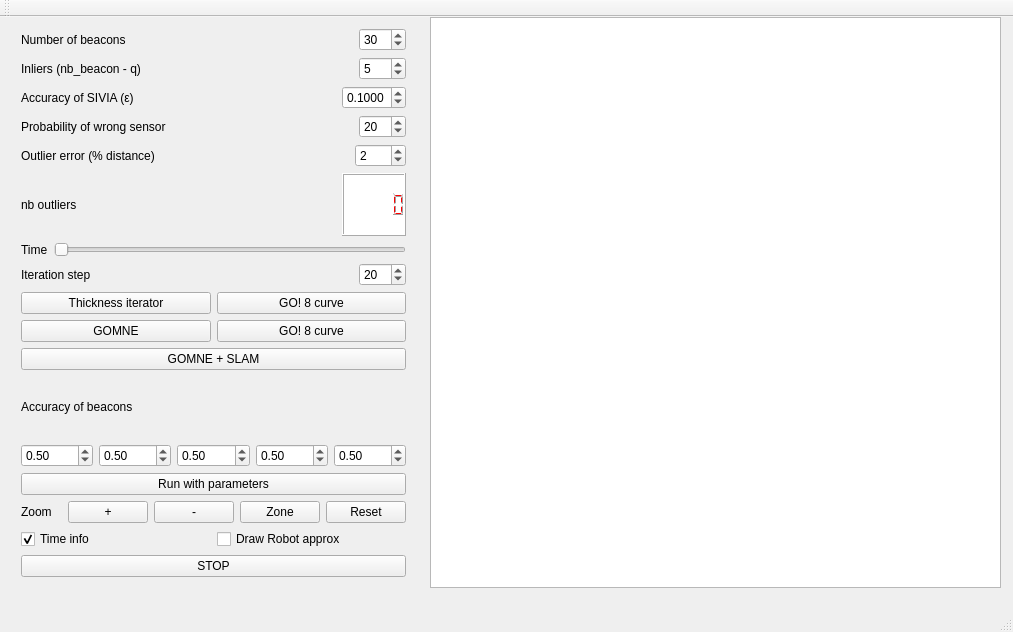
<?xml version="1.0" encoding="UTF-8"?>
<ui version="4.0">
 <class>MainWindow</class>
 <widget class="QMainWindow" name="MainWindow">
  <property name="geometry">
   <rect>
    <x>0</x>
    <y>0</y>
    <width>1013</width>
    <height>632</height>
   </rect>
  </property>
  <property name="windowTitle">
   <string>MainWindow</string>
  </property>
  <widget class="QWidget" name="centralWidget">
   <widget class="QWidget" name="verticalLayoutWidget">
    <property name="geometry">
     <rect>
      <x>10</x>
      <y>0</y>
      <width>407</width>
      <height>571</height>
     </rect>
    </property>
    <layout class="QVBoxLayout" name="verticalLayout">
     <property name="spacing">
      <number>6</number>
     </property>
     <item>
      <layout class="QHBoxLayout" name="horizontalLayout_2">
       <item>
        <widget class="QLabel" name="label_Epsilon_7">
         <property name="text">
          <string>Number of beacons</string>
         </property>
        </widget>
       </item>
       <item>
        <spacer name="horizontalSpacer_4">
         <property name="orientation">
          <enum>Qt::Horizontal</enum>
         </property>
         <property name="sizeHint" stdset="0">
          <size>
           <width>40</width>
           <height>20</height>
          </size>
         </property>
        </spacer>
       </item>
       <item>
        <widget class="QSpinBox" name="BeaconSpinBox">
         <property name="minimum">
          <number>2</number>
         </property>
         <property name="maximum">
          <number>100</number>
         </property>
         <property name="value">
          <number>30</number>
         </property>
        </widget>
       </item>
      </layout>
     </item>
     <item>
      <layout class="QHBoxLayout" name="horizontalLayout_5">
       <item>
        <widget class="QLabel" name="label_Epsilon_2">
         <property name="text">
          <string>Inliers (nb_beacon - q)</string>
         </property>
        </widget>
       </item>
       <item>
        <spacer name="horizontalSpacer">
         <property name="orientation">
          <enum>Qt::Horizontal</enum>
         </property>
         <property name="sizeHint" stdset="0">
          <size>
           <width>40</width>
           <height>20</height>
          </size>
         </property>
        </spacer>
       </item>
       <item>
        <widget class="QSpinBox" name="InterSpinBox">
         <property name="minimum">
          <number>1</number>
         </property>
         <property name="maximum">
          <number>100</number>
         </property>
         <property name="value">
          <number>5</number>
         </property>
        </widget>
       </item>
      </layout>
     </item>
     <item>
      <layout class="QHBoxLayout" name="horizontalLayout_6">
       <item>
        <widget class="QLabel" name="label_Epsilon">
         <property name="text">
          <string>Accuracy of SIVIA (ε)</string>
         </property>
        </widget>
       </item>
       <item>
        <spacer name="horizontalSpacer_2">
         <property name="orientation">
          <enum>Qt::Horizontal</enum>
         </property>
         <property name="sizeHint" stdset="0">
          <size>
           <width>40</width>
           <height>20</height>
          </size>
         </property>
        </spacer>
       </item>
       <item>
        <widget class="QDoubleSpinBox" name="EpsilonSpinBox">
         <property name="locale">
          <locale language="English" country="UnitedStates"/>
         </property>
         <property name="decimals">
          <number>4</number>
         </property>
         <property name="minimum">
          <double>0.010000000000000</double>
         </property>
         <property name="maximum">
          <double>1.000000000000000</double>
         </property>
         <property name="singleStep">
          <double>0.010000000000000</double>
         </property>
         <property name="value">
          <double>0.100000000000000</double>
         </property>
        </widget>
       </item>
      </layout>
     </item>
     <item>
      <layout class="QHBoxLayout" name="horizontalLayout_11">
       <item>
        <widget class="QLabel" name="label_Epsilon_9">
         <property name="text">
          <string>Probability of wrong sensor</string>
         </property>
        </widget>
       </item>
       <item>
        <spacer name="horizontalSpacer_6">
         <property name="orientation">
          <enum>Qt::Horizontal</enum>
         </property>
         <property name="sizeHint" stdset="0">
          <size>
           <width>40</width>
           <height>20</height>
          </size>
         </property>
        </spacer>
       </item>
       <item>
        <widget class="QDoubleSpinBox" name="probsensorisfalseSpinBox">
         <property name="locale">
          <locale language="English" country="UnitedStates"/>
         </property>
         <property name="decimals">
          <number>0</number>
         </property>
         <property name="minimum">
          <double>0.000000000000000</double>
         </property>
         <property name="maximum">
          <double>100.000000000000000</double>
         </property>
         <property name="singleStep">
          <double>1.000000000000000</double>
         </property>
         <property name="value">
          <double>20.000000000000000</double>
         </property>
        </widget>
       </item>
      </layout>
     </item>
     <item>
      <layout class="QHBoxLayout" name="horizontalLayout_10">
       <item>
        <widget class="QLabel" name="label_Epsilon_6">
         <property name="text">
          <string>Outlier error (% distance)</string>
         </property>
        </widget>
       </item>
       <item>
        <spacer name="horizontalSpacer_3">
         <property name="orientation">
          <enum>Qt::Horizontal</enum>
         </property>
         <property name="sizeHint" stdset="0">
          <size>
           <width>40</width>
           <height>20</height>
          </size>
         </property>
        </spacer>
       </item>
       <item>
        <widget class="QDoubleSpinBox" name="errorOutlierSpinBox">
         <property name="locale">
          <locale language="English" country="UnitedStates"/>
         </property>
         <property name="decimals">
          <number>0</number>
         </property>
         <property name="minimum">
          <double>-100.000000000000000</double>
         </property>
         <property name="maximum">
          <double>100.000000000000000</double>
         </property>
         <property name="singleStep">
          <double>1.000000000000000</double>
         </property>
         <property name="value">
          <double>2.000000000000000</double>
         </property>
        </widget>
       </item>
      </layout>
     </item>
     <item>
      <layout class="QHBoxLayout" name="horizontalLayout_9">
       <item>
        <widget class="QLabel" name="label_Epsilon_8">
         <property name="text">
          <string>nb outliers</string>
         </property>
        </widget>
       </item>
       <item>
        <spacer name="horizontalSpacer_5">
         <property name="orientation">
          <enum>Qt::Horizontal</enum>
         </property>
         <property name="sizeHint" stdset="0">
          <size>
           <width>40</width>
           <height>20</height>
          </size>
         </property>
        </spacer>
       </item>
       <item>
        <widget class="QLCDNumber" name="nbOutlierlcd">
         <property name="styleSheet">
          <string notr="true">QLCDNumber{
    color: rgb(255, 0, 0);    
    background-color: rgb(255, 255, 255);
}</string>
         </property>
         <property name="smallDecimalPoint">
          <bool>false</bool>
         </property>
        </widget>
       </item>
      </layout>
     </item>
     <item>
      <layout class="QHBoxLayout" name="horizontalLayout_8">
       <item>
        <widget class="QLabel" name="label_Epsilon_5">
         <property name="text">
          <string>Time</string>
         </property>
        </widget>
       </item>
       <item>
        <widget class="QSlider" name="TSlider">
         <property name="maximum">
          <number>6500</number>
         </property>
         <property name="singleStep">
          <number>100</number>
         </property>
         <property name="orientation">
          <enum>Qt::Horizontal</enum>
         </property>
        </widget>
       </item>
      </layout>
     </item>
     <item>
      <layout class="QHBoxLayout" name="horizontalLayout_13">
       <item>
        <widget class="QLabel" name="label_Epsilon_10">
         <property name="text">
          <string>Iteration step</string>
         </property>
        </widget>
       </item>
       <item>
        <spacer name="horizontalSpacer_7">
         <property name="orientation">
          <enum>Qt::Horizontal</enum>
         </property>
         <property name="sizeHint" stdset="0">
          <size>
           <width>40</width>
           <height>20</height>
          </size>
         </property>
        </spacer>
       </item>
       <item>
        <widget class="QDoubleSpinBox" name="step_SpinBox">
         <property name="locale">
          <locale language="English" country="UnitedStates"/>
         </property>
         <property name="decimals">
          <number>0</number>
         </property>
         <property name="minimum">
          <double>0.000000000000000</double>
         </property>
         <property name="maximum">
          <double>500.000000000000000</double>
         </property>
         <property name="singleStep">
          <double>1.000000000000000</double>
         </property>
         <property name="value">
          <double>20.000000000000000</double>
         </property>
        </widget>
       </item>
      </layout>
     </item>
     <item>
      <layout class="QHBoxLayout" name="horizontalLayout_4">
       <item>
        <layout class="QVBoxLayout" name="verticalLayout_2">
         <item>
          <widget class="QPushButton" name="ButtonFindSol">
           <property name="text">
            <string>Thickness iterator</string>
           </property>
          </widget>
         </item>
         <item>
          <widget class="QPushButton" name="ButtonGOMNE">
           <property name="text">
            <string>GOMNE</string>
           </property>
          </widget>
         </item>
        </layout>
       </item>
       <item>
        <layout class="QVBoxLayout" name="verticalLayout_3">
         <item>
          <widget class="QPushButton" name="Tplot">
           <property name="text">
            <string>GO! 8 curve</string>
           </property>
          </widget>
         </item>
         <item>
          <widget class="QPushButton" name="Tplot_2">
           <property name="text">
            <string>GO! 8 curve</string>
           </property>
          </widget>
         </item>
        </layout>
       </item>
      </layout>
     </item>
     <item>
      <widget class="QPushButton" name="ButtonGOMNE_SLAM">
       <property name="text">
        <string>GOMNE + SLAM</string>
       </property>
      </widget>
     </item>
     <item>
      <layout class="QHBoxLayout" name="horizontalLayout_7">
       <item>
        <widget class="QLabel" name="label_Epsilon_3">
         <property name="text">
          <string>Accuracy of beacons</string>
         </property>
        </widget>
       </item>
      </layout>
     </item>
     <item>
      <layout class="QHBoxLayout" name="horizontalLayout">
       <item>
        <widget class="QDoubleSpinBox" name="ErrSpinBox_1">
         <property name="locale">
          <locale language="English" country="UnitedStates"/>
         </property>
         <property name="decimals">
          <number>2</number>
         </property>
         <property name="minimum">
          <double>0.000000000000000</double>
         </property>
         <property name="maximum">
          <double>10.000000000000000</double>
         </property>
         <property name="singleStep">
          <double>0.050000000000000</double>
         </property>
         <property name="value">
          <double>0.500000000000000</double>
         </property>
        </widget>
       </item>
       <item>
        <widget class="QDoubleSpinBox" name="ErrSpinBox_2">
         <property name="locale">
          <locale language="English" country="UnitedStates"/>
         </property>
         <property name="decimals">
          <number>2</number>
         </property>
         <property name="minimum">
          <double>0.000000000000000</double>
         </property>
         <property name="maximum">
          <double>10.000000000000000</double>
         </property>
         <property name="singleStep">
          <double>0.050000000000000</double>
         </property>
         <property name="value">
          <double>0.500000000000000</double>
         </property>
        </widget>
       </item>
       <item>
        <widget class="QDoubleSpinBox" name="ErrSpinBox_3">
         <property name="locale">
          <locale language="English" country="UnitedStates"/>
         </property>
         <property name="decimals">
          <number>2</number>
         </property>
         <property name="minimum">
          <double>0.000000000000000</double>
         </property>
         <property name="maximum">
          <double>10.000000000000000</double>
         </property>
         <property name="singleStep">
          <double>0.050000000000000</double>
         </property>
         <property name="value">
          <double>0.500000000000000</double>
         </property>
        </widget>
       </item>
       <item>
        <widget class="QDoubleSpinBox" name="ErrSpinBox_4">
         <property name="locale">
          <locale language="English" country="UnitedStates"/>
         </property>
         <property name="decimals">
          <number>2</number>
         </property>
         <property name="minimum">
          <double>0.000000000000000</double>
         </property>
         <property name="maximum">
          <double>10.000000000000000</double>
         </property>
         <property name="singleStep">
          <double>0.050000000000000</double>
         </property>
         <property name="value">
          <double>0.500000000000000</double>
         </property>
        </widget>
       </item>
       <item>
        <widget class="QDoubleSpinBox" name="ErrSpinBox_5">
         <property name="locale">
          <locale language="English" country="UnitedStates"/>
         </property>
         <property name="decimals">
          <number>2</number>
         </property>
         <property name="minimum">
          <double>0.000000000000000</double>
         </property>
         <property name="maximum">
          <double>10.000000000000000</double>
         </property>
         <property name="singleStep">
          <double>0.050000000000000</double>
         </property>
         <property name="value">
          <double>0.500000000000000</double>
         </property>
        </widget>
       </item>
      </layout>
     </item>
     <item>
      <widget class="QPushButton" name="ButtonStartParam">
       <property name="text">
        <string>Run with parameters</string>
       </property>
      </widget>
     </item>
     <item>
      <layout class="QHBoxLayout" name="horizontalLayout_3">
       <item>
        <widget class="QLabel" name="label_Epsilon_4">
         <property name="text">
          <string>Zoom</string>
         </property>
        </widget>
       </item>
       <item>
        <widget class="QPushButton" name="Zoomplus">
         <property name="text">
          <string>+</string>
         </property>
        </widget>
       </item>
       <item>
        <widget class="QPushButton" name="Zoomminus">
         <property name="text">
          <string>-</string>
         </property>
        </widget>
       </item>
       <item>
        <widget class="QPushButton" name="ZoomZone">
         <property name="text">
          <string>Zone</string>
         </property>
        </widget>
       </item>
       <item>
        <widget class="QPushButton" name="ZoomReset">
         <property name="text">
          <string>Reset</string>
         </property>
        </widget>
       </item>
      </layout>
     </item>
     <item>
      <layout class="QHBoxLayout" name="horizontalLayout_12">
       <item>
        <widget class="QCheckBox" name="checkBox">
         <property name="text">
          <string>Time info</string>
         </property>
         <property name="checked">
          <bool>true</bool>
         </property>
        </widget>
       </item>
       <item>
        <widget class="QCheckBox" name="DrawRobotApproxcheckBox">
         <property name="enabled">
          <bool>true</bool>
         </property>
         <property name="text">
          <string>Draw Robot approx</string>
         </property>
         <property name="checked">
          <bool>false</bool>
         </property>
        </widget>
       </item>
      </layout>
     </item>
     <item>
      <widget class="QPushButton" name="StopSimu">
       <property name="text">
        <string>STOP</string>
       </property>
      </widget>
     </item>
    </layout>
   </widget>
   <widget class="QGraphicsView" name="graphicsView">
    <property name="geometry">
     <rect>
      <x>430</x>
      <y>0</y>
      <width>571</width>
      <height>571</height>
     </rect>
    </property>
    <property name="verticalScrollBarPolicy">
     <enum>Qt::ScrollBarAlwaysOff</enum>
    </property>
    <property name="horizontalScrollBarPolicy">
     <enum>Qt::ScrollBarAlwaysOff</enum>
    </property>
   </widget>
  </widget>
  <widget class="QMenuBar" name="menuBar">
   <property name="geometry">
    <rect>
     <x>0</x>
     <y>0</y>
     <width>1013</width>
     <height>25</height>
    </rect>
   </property>
  </widget>
  <widget class="QToolBar" name="mainToolBar">
   <attribute name="toolBarArea">
    <enum>TopToolBarArea</enum>
   </attribute>
   <attribute name="toolBarBreak">
    <bool>false</bool>
   </attribute>
  </widget>
  <widget class="QStatusBar" name="statusBar"/>
 </widget>
 <layoutdefault spacing="6" margin="11"/>
 <resources/>
 <connections/>
</ui>
